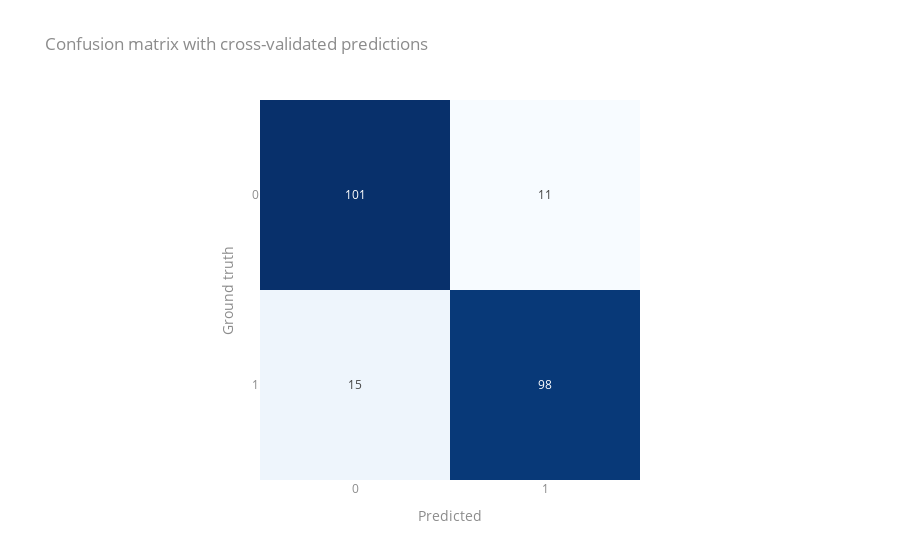

The notebook cell this image was saved under:
### Code cell
# confusion matrix
predictions = pnd.predict(estimator_names=["RandomForestClassifier"])
pnd.plot.confusion_matrix("RandomForestClassifier")

### Figure 1 — Plotly figure (JSON) as saved in the notebook; plotly's stock layout.template omitted (floating-point values rounded to 4 significant figures)
{"data": [{"coloraxis": "coloraxis", "hovertemplate": "Predicted: %{x}<br>Ground truth: %{y}<br>Count: %{z}<extra></extra>", "name": "0", "texttemplate": "%{z}", "type": "heatmap", "xaxis": "x", "yaxis": "y", "z": [[101, 11], [15, 98]]}], "layout": {"coloraxis": {"colorbar": {"title": {"text": "Count"}}, "colorscale": [[0, "rgb(247,251,255)"], [0.125, "rgb(222,235,247)"], [0.25, "rgb(198,219,239)"], [0.375, "rgb(158,202,225)"], [0.5, "rgb(107,174,214)"], [0.625, "rgb(66,146,198)"], [0.75, "rgb(33,113,181)"], [0.875, "rgb(8,81,156)"], [1, "rgb(8,48,107)"]], "showscale": false}, "title": {"text": "Confusion matrix with cross-validated predictions"}, "xaxis": {"anchor": "y", "constrain": "domain", "domain": [0, 1], "nticks": 3, "scaleanchor": "y", "title": {"text": "Predicted"}}, "yaxis": {"anchor": "x", "autorange": "reversed", "constrain": "domain", "domain": [0, 1], "nticks": 3, "title": {"text": "Ground truth"}}}}
